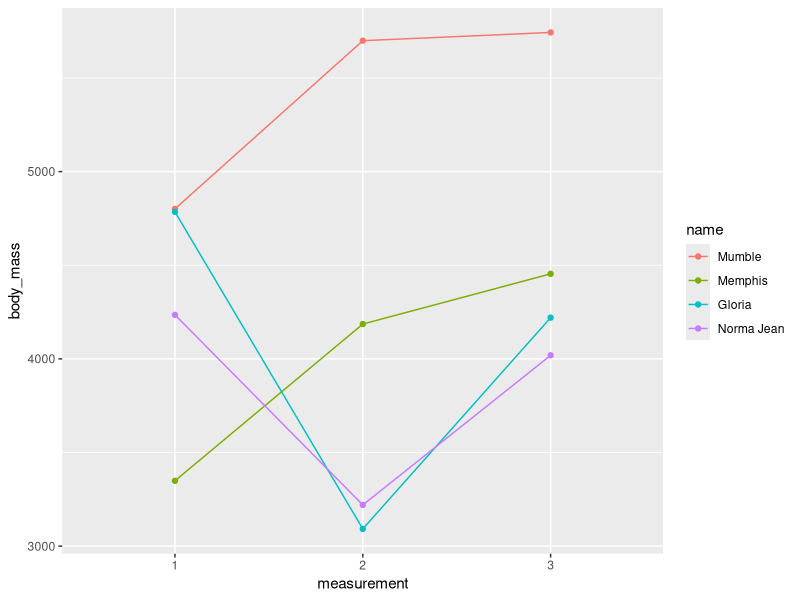
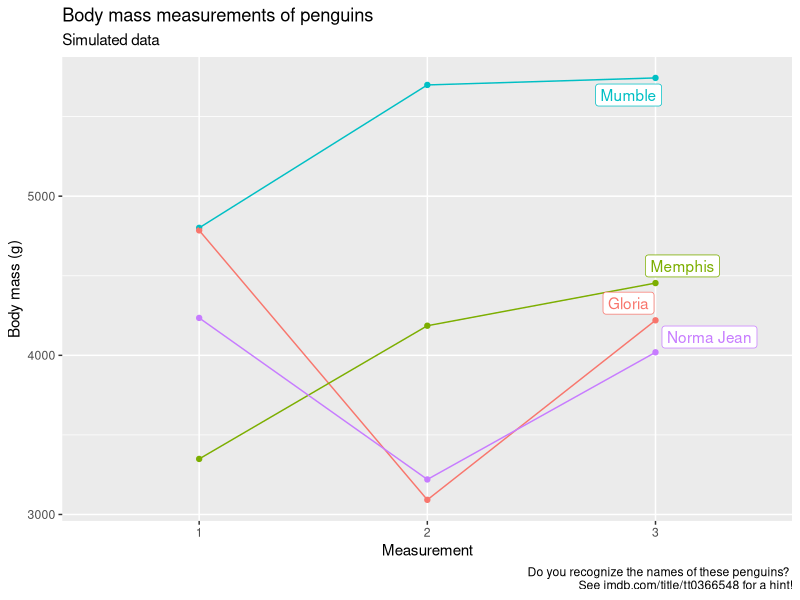

Reproduce these figures in R, in order.
(.packages())

library(tidyverse)

penguins_madeup_wide <- tribble(
  ~name,        ~sex,     ~tap_dance, ~body_mass_1, ~body_mass_2, ~body_mass_3, 
  "Mumble",     "male",   TRUE,       4801,         5699,         5743,         
  "Gloria",     "female", FALSE,      4785,         3092,         4220,         
  "Memphis",    "male",   FALSE,      3349,         4186,         4454,         
  "Norma Jean", "female", FALSE,      4235,         3220,         4019        
)

penguins_madeup_wide
## # A tibble: 12 x 5
##    name       sex    tap_dance measurement body_mass
##    <chr>      <chr>  <lgl>     <chr>           <dbl>
##  1 Mumble     male   TRUE      1                4801
##  2 Mumble     male   TRUE      2                5699
##  3 Mumble     male   TRUE      3                5743
##  4 Gloria     female FALSE     1                4785
##  5 Gloria     female FALSE     2                3092
##  6 Gloria     female FALSE     3                4220
##  7 Memphis    male   FALSE     1                3349
##  8 Memphis    male   FALSE     2                4186
##  9 Memphis    male   FALSE     3                4454
## 10 Norma Jean female FALSE     1                4235
## 11 Norma Jean female FALSE     2                3220
## 12 Norma Jean female FALSE     3                4019

#Great visual for understanding pivot_longer and pivot_wider
#https://www.dropbox.com/s/a6o75zj443b2rv3/tidyr-longer-wider-modified.gif?dl=0

??gather
??spread

penguins_madeup_wide %>%
  pivot_longer(
    cols = starts_with("body_mass"),
    names_to = "measurement",
    values_to = "body_mass"
  )

penguins_madeup_long <- penguins_madeup_wide %>%
  pivot_longer(
    cols = starts_with("body_mass"),
    names_to = "measurement",
    names_prefix = "body_mass_",
    values_to = "body_mass"
  )
penguins_madeup_long

penguins_madeup_long %>%
  mutate(name = fct_reorder2(name, measurement, body_mass)) %>%
  ggplot(aes(x = measurement, y = body_mass,
             group = name, color = name)) +
  geom_point() +
  geom_line()

library(ggrepel)

ggplot(penguins_madeup_long, 
       aes(x = measurement, y = body_mass, group = name, color = name)) +
  geom_point() +
  geom_line() +
  guides(color = FALSE) +
  geom_label_repel(data = penguins_madeup_long %>% filter(measurement == 3),
                   aes(label = name)) + 
  labs(
    x = "Measurement",
    y = "Body mass (g)",
    title = "Body mass measurements of penguins",
    subtitle = "Simulated data",
    caption = "Do you recognize the names of these penguins? 
    See imdb.com/title/tt0366548 for a hint!"
  )

penguins_madeup_long


